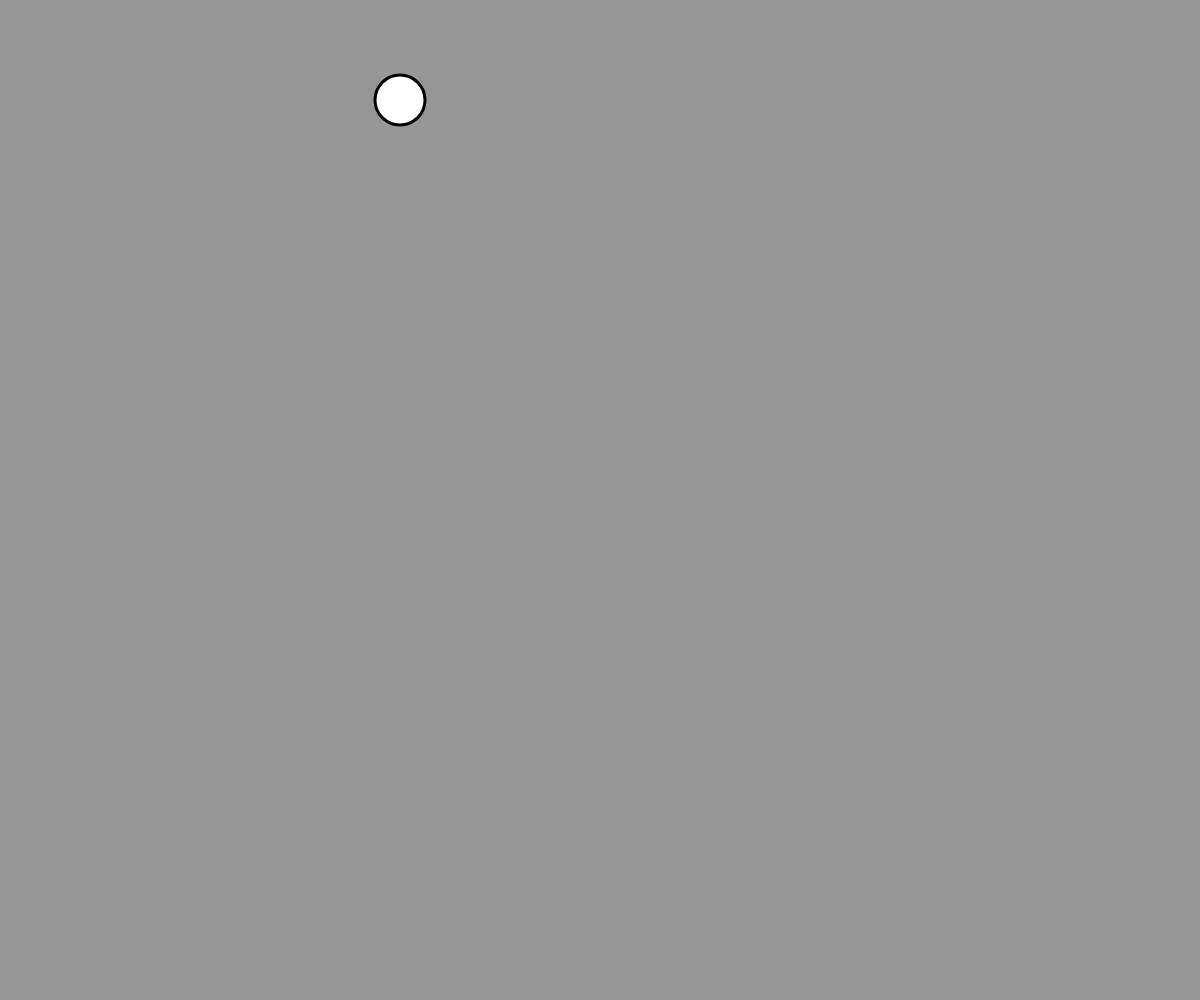
Frame 1 (no input)
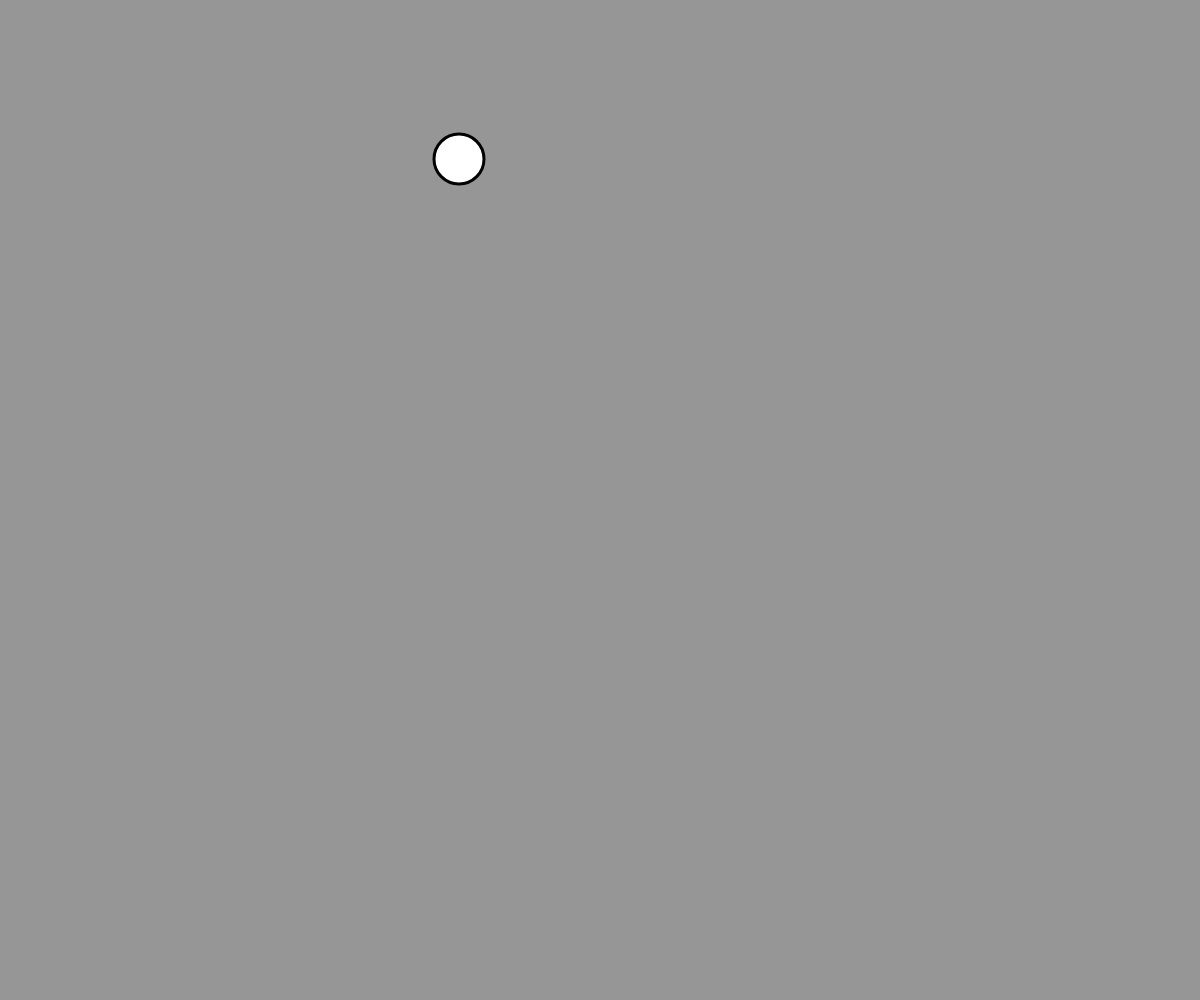
Frame 60 (no input)
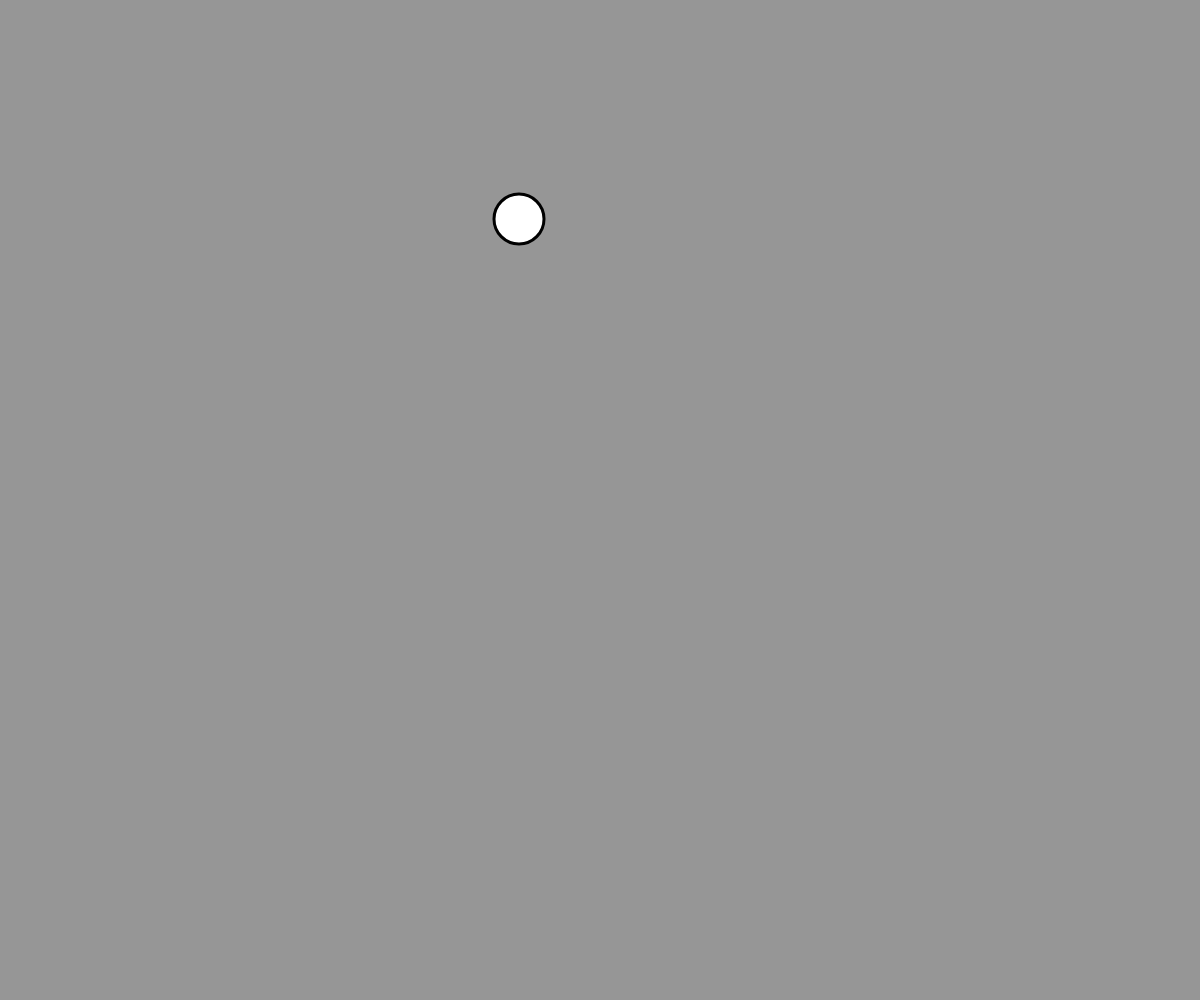
Frame 120 (the mouse pressed at the canvas centre since frame 60)

The p5.js sketch that drew these frames (run headless with seeded random() and noise() and a simulated clock; from frame 60 on, the mouse is pressed at the canvas centre):

// p5.js sketch
// ── sketch.js
 let col, col1, col2;
  let x = 400, y = 100

  let xV = 4, yV = 2
function setup() {
  createCanvas(windowWidth, windowHeight)
 
  
  
  
  col1 = color('#851400')
  col2 = color('#00e2f2')


  strokeWeight(3)

}


function draw() {
  background(150)

  ellipse(x , y, 50)
  
  if(x > width){
    x=0
  }
  if(y > height){
    y=0
  }
  
  
  y++ 
  x++ 

}
